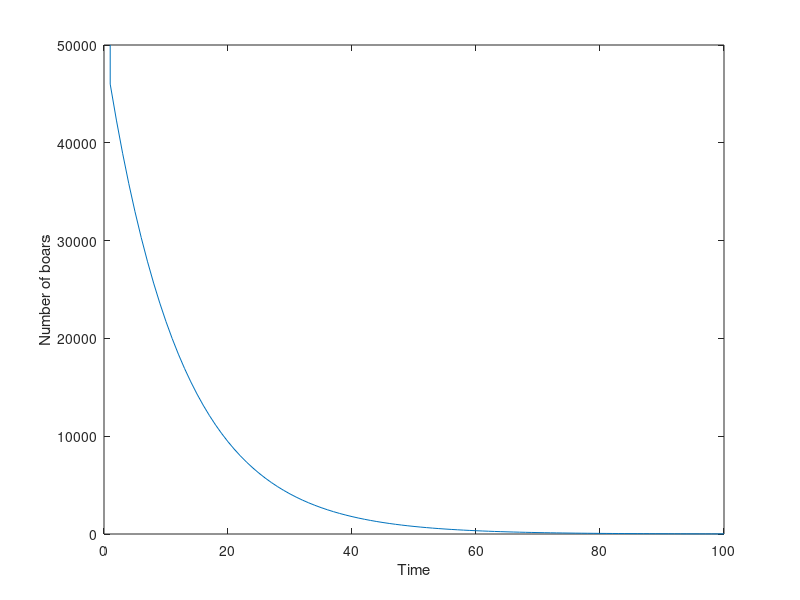

Write MATLAB code to recreate this figure.
clearvars
clc
close all

%geen predator, weel voedsel --> evolutie op korte tijdschaal -->
%exponetial
%Human induced hunting in exponetional growth model
%Numerical

Nb=50000;
r=0.4;
i=1;
T=[1];
alfa=r*1.2
%als alfa=R --> functie=rechte
%van equilibrium --> unsustainable

for i=1:100 %numerisch
    N=Nb(i)*(1+(r-alfa)); 
    T=[T,i];
    i=i+1;
    Nb=[Nb, N];
end

plot(T,Nb)
% semilogy(T,Nb)
ylabel('Number of boars')
xlabel('Time')